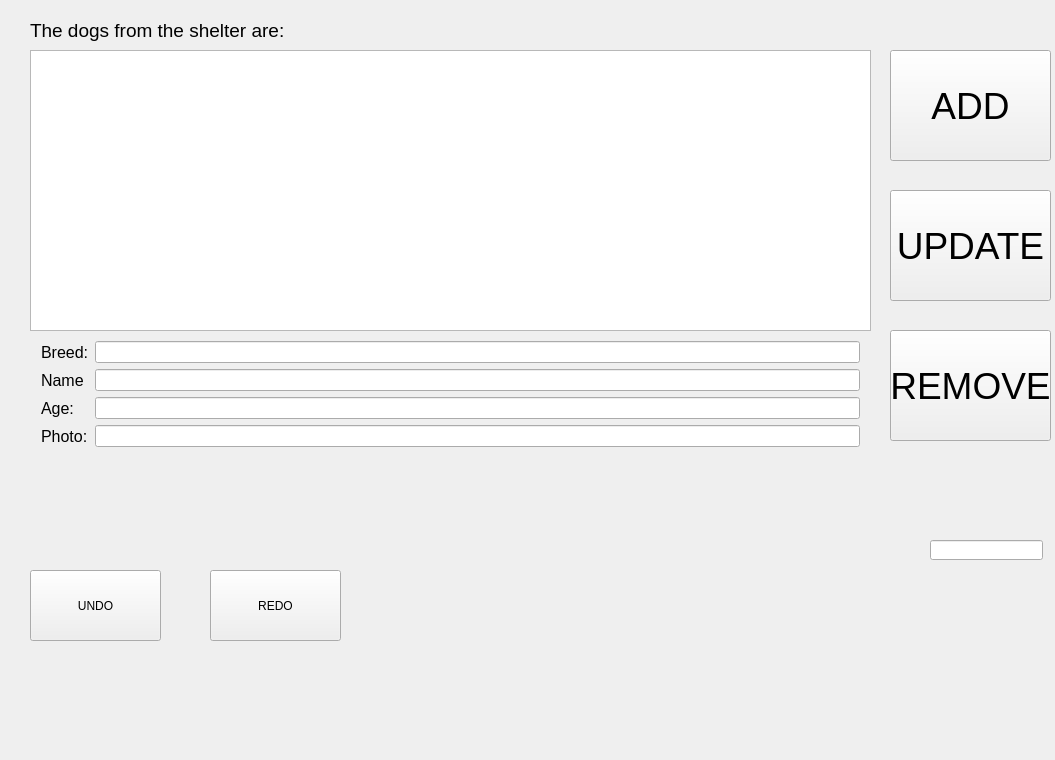
<?xml version="1.0" encoding="UTF-8"?>
<ui version="4.0">
 <class>GUIAdmin</class>
 <widget class="QWidget" name="GUIAdmin">
  <property name="geometry">
   <rect>
    <x>0</x>
    <y>0</y>
    <width>1055</width>
    <height>760</height>
   </rect>
  </property>
  <property name="windowTitle">
   <string>GUIAdmin</string>
  </property>
  <widget class="QListWidget" name="repoList">
   <property name="geometry">
    <rect>
     <x>30</x>
     <y>50</y>
     <width>841</width>
     <height>281</height>
    </rect>
   </property>
   <property name="styleSheet">
    <string notr="true">font: 18pt &quot;MS Shell Dlg 2&quot;;</string>
   </property>
  </widget>
  <widget class="QWidget" name="formLayoutWidget">
   <property name="geometry">
    <rect>
     <x>30</x>
     <y>330</y>
     <width>841</width>
     <height>151</height>
    </rect>
   </property>
   <layout class="QFormLayout" name="formLayout">
    <item row="0" column="0">
     <widget class="QLabel" name="breedLabel">
      <property name="font">
       <font>
        <pointsize>12</pointsize>
       </font>
      </property>
      <property name="text">
       <string>Breed:</string>
      </property>
     </widget>
    </item>
    <item row="0" column="1">
     <widget class="QLineEdit" name="breedEdit"/>
    </item>
    <item row="1" column="0">
     <widget class="QLabel" name="nameLabel">
      <property name="font">
       <font>
        <pointsize>12</pointsize>
       </font>
      </property>
      <property name="text">
       <string>Name</string>
      </property>
     </widget>
    </item>
    <item row="1" column="1">
     <widget class="QLineEdit" name="nameEdit"/>
    </item>
    <item row="2" column="0">
     <widget class="QLabel" name="ageLabel">
      <property name="font">
       <font>
        <pointsize>12</pointsize>
       </font>
      </property>
      <property name="text">
       <string>Age:</string>
      </property>
     </widget>
    </item>
    <item row="2" column="1">
     <widget class="QLineEdit" name="ageEdit"/>
    </item>
    <item row="3" column="0">
     <widget class="QLabel" name="photoLabel">
      <property name="font">
       <font>
        <pointsize>12</pointsize>
       </font>
      </property>
      <property name="text">
       <string>Photo:</string>
      </property>
     </widget>
    </item>
    <item row="3" column="1">
     <widget class="QLineEdit" name="photoEdit"/>
    </item>
   </layout>
  </widget>
  <widget class="QPushButton" name="removeButton">
   <property name="geometry">
    <rect>
     <x>890</x>
     <y>330</y>
     <width>161</width>
     <height>111</height>
    </rect>
   </property>
   <property name="font">
    <font>
     <pointsize>28</pointsize>
    </font>
   </property>
   <property name="text">
    <string>REMOVE</string>
   </property>
  </widget>
  <widget class="QPushButton" name="updateButton">
   <property name="geometry">
    <rect>
     <x>890</x>
     <y>190</y>
     <width>161</width>
     <height>111</height>
    </rect>
   </property>
   <property name="font">
    <font>
     <pointsize>28</pointsize>
    </font>
   </property>
   <property name="text">
    <string>UPDATE</string>
   </property>
  </widget>
  <widget class="QPushButton" name="addButton">
   <property name="geometry">
    <rect>
     <x>890</x>
     <y>50</y>
     <width>161</width>
     <height>111</height>
    </rect>
   </property>
   <property name="font">
    <font>
     <pointsize>28</pointsize>
    </font>
   </property>
   <property name="text">
    <string>ADD</string>
   </property>
  </widget>
  <widget class="QLabel" name="label">
   <property name="geometry">
    <rect>
     <x>30</x>
     <y>10</y>
     <width>601</width>
     <height>41</height>
    </rect>
   </property>
   <property name="font">
    <font>
     <pointsize>14</pointsize>
    </font>
   </property>
   <property name="text">
    <string>The dogs from the shelter are:</string>
   </property>
  </widget>
  <widget class="QLineEdit" name="filter">
   <property name="geometry">
    <rect>
     <x>930</x>
     <y>540</y>
     <width>113</width>
     <height>20</height>
    </rect>
   </property>
  </widget>
  <widget class="QPushButton" name="undoButton">
   <property name="geometry">
    <rect>
     <x>30</x>
     <y>570</y>
     <width>131</width>
     <height>71</height>
    </rect>
   </property>
   <property name="text">
    <string>UNDO</string>
   </property>
  </widget>
  <widget class="QPushButton" name="redoButton">
   <property name="geometry">
    <rect>
     <x>210</x>
     <y>570</y>
     <width>131</width>
     <height>71</height>
    </rect>
   </property>
   <property name="text">
    <string>REDO</string>
   </property>
  </widget>
 </widget>
 <layoutdefault spacing="6" margin="11"/>
 <resources/>
 <connections/>
</ui>
